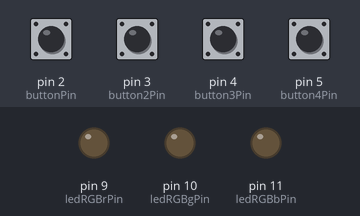
The program below on a simulated Arduino Uno, built with avr-gcc and run on an emulated ATmega328P. On the bench: output pins drawn as LEDs (lit = HIGH). Inputs (shaded band) come from the test bench; at power-on: pin 2 (buttonPin), pin 3 (button2Pin), pin 4 (button3Pin), pin 5 (button4Pin) HIGH. What the program prints to the serial monitor is not drawn.

Above: at 1.2 s.
1.3 s: pin 2 (buttonPin) pulled LOW for 1 s
At 3.0 s:
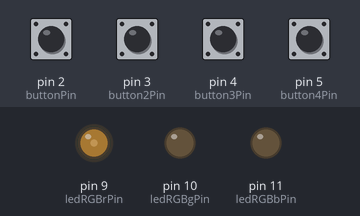
3.8 s: pin 3 (button2Pin) pulled LOW for 0.15 s
At 4.2 s:
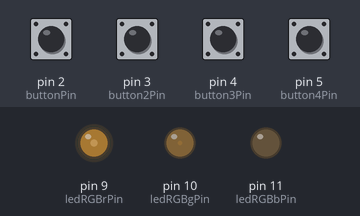
5.4 s: pin 4 (button3Pin) pulled LOW for 0.15 s
At 6.6 s:
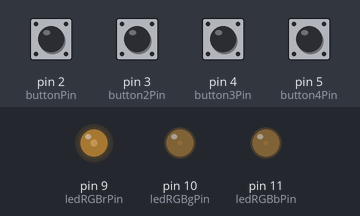
7.0 s: pin 3 (button2Pin) pulled LOW for 1 s
At 8.5 s:
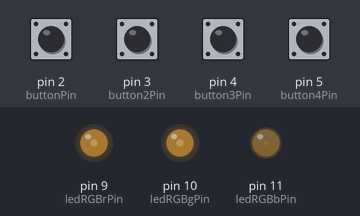
9.5 s: pin 2 (buttonPin) pulled LOW for 1 s
At 11.6 s:
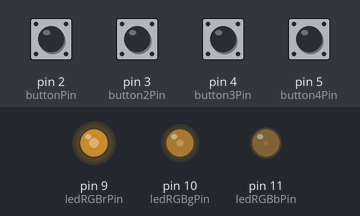
12.0 s: pin 3 (button2Pin) pulled LOW for 1 s
At 13.5 s:
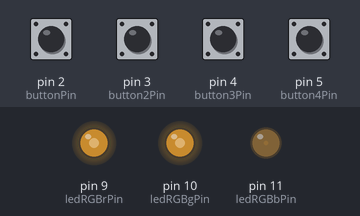
Timing chart, 0 to 15.0 s (numbered marks = the images above; inputs shaded):
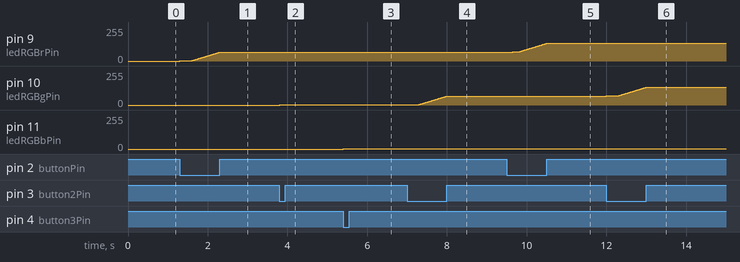

Measured:
- after the input at 1.3 s, pin 9 (ledRGBrPin): moves from 0/255 to 66/255 over 1.0 s, starting at once
- after the input at 3.8 s, pin 10 (ledRGBgPin): 0/255 → 1/255 at once
- after the input at 5.4 s, pin 11 (ledRGBbPin): 0/255 → 1/255 at once
- after the input at 7.0 s, pin 10 (ledRGBgPin): moves from 1/255 to 67/255 over 1.0 s, starting at once
- after the input at 9.5 s, pin 9 (ledRGBrPin): moves from 66/255 to 132/255 over 1.0 s, starting at once
- after the input at 12.0 s, pin 10 (ledRGBgPin): moves from 67/255 to 133/255 over 1.0 s, starting at once

The program:

main.cpp
```cpp
#include <Arduino.h>

int buttonPin = 2;int button2Pin = 3;int button3Pin = 4;
int button4Pin = 5;int ledRGBrPin = 9;int ledRGBgPin = 10;
int ledRGBbPin = 11;

int ledPinByNumber[3] = {9, 10, 11};
int buttonPinByNumber[4] = {2, 3, 4, 5};
int buttonLastStateStreak[4] = {0, 0, 0, 0};
int ledRGBstate[3] = {0, 0, 0};

unsigned long cooldown[4] {millis(), millis(), millis(), millis()};

void ledRGBaddRGB(int red, int green, int blue) {
  red += ledRGBstate[0];green += ledRGBstate[1];blue += ledRGBstate[2];
  if (red > 255){red = 0;};if (green > 255){green = 0;};if (blue > 255){blue = 0;};
  if (red < 0){red = 255;};if (green < 0){green = 255;};if (blue < 0){blue = 255;};

  ledRGBstate[0] = red;ledRGBstate[1] = green;ledRGBstate[2] = blue;
}
void ledRGBresetRGB() {ledRGBstate[0] = 0;ledRGBstate[1] = 0;ledRGBstate[2] = 0;}
void setup() {
  pinMode(buttonPin, INPUT_PULLUP);pinMode(button2Pin, INPUT_PULLUP);pinMode(button3Pin, INPUT_PULLUP);
  pinMode(button4Pin, INPUT_PULLUP);pinMode(ledRGBrPin, OUTPUT);pinMode(ledRGBgPin, OUTPUT);
  pinMode(ledRGBbPin, OUTPUT);

  Serial.begin(250000);
}

void loop() {
  //Serial.println(String(digitalRead(buttonPin)) + String(digitalRead(button2Pin)) + String(digitalRead(button3Pin)) + String(digitalRead(button4Pin)));
  Serial.println(String(ledRGBstate[0]) + " " + String(ledRGBstate[1]) + " " + String(ledRGBstate[2]));
  analogWrite(ledRGBrPin, ledRGBstate[0]);analogWrite(ledRGBgPin, ledRGBstate[1]);analogWrite(ledRGBbPin, ledRGBstate[2]);

  for (int i = 0; i < 4; i++) {
    int localDigitalReadedButtonPin = digitalRead(buttonPinByNumber[i]);

    if(((localDigitalReadedButtonPin == 0 && abs(millis() - cooldown[i]) > 150)) || (buttonLastStateStreak[i] > 2 && localDigitalReadedButtonPin == 0 && abs(millis() - cooldown[i]) > 10)) {
      if(i == 3) {ledRGBresetRGB();}
      ledRGBaddRGB((i == 0 ? 1 : 0), (i == 1 ? 1 : 0), (i == 2 ? 1 : 0));
      buttonLastStateStreak[i]++;
      cooldown[i] = millis();
    } else if(localDigitalReadedButtonPin == 1) buttonLastStateStreak[i] = 0;
  }
}
```
